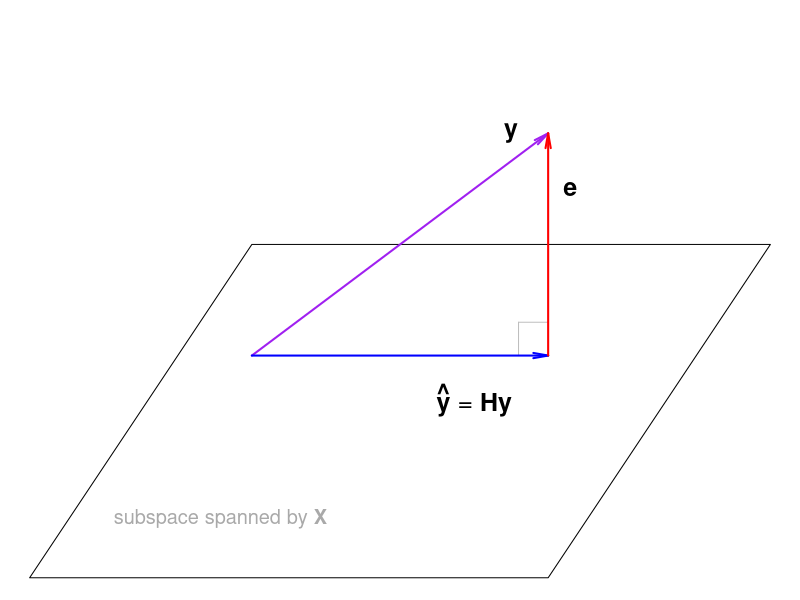

Write the R code that produced this figure.
## ---- chunk 1
knitr::opts_chunk$set(echo = FALSE)
## ---- chunk 2
pgram <- data.frame(x = c(0, 3, 10, 7, 0), y = c(0, 3, 3, 0, 0))

## empty plot space
par(mai = rep(0,4), omi = rep(0, 4))
plot(c(0,10), c(0,5), type = "n", xaxt = "n", yaxt = "n",
     bty = "n", xlab = "", ylab = "")
## parallelogram
lines(pgram[,1], pgram[,2])
text(1, 0.5, expression(paste("subspace spanned by ",bold(X))),
     pos = 4, cex = 1.2, col = "darkgray")
## perpendicular
lines(c(6.6,6.6),c(2,2.3), col = "gray")
lines(c(6.6,7),c(2.3,2.3), col = "gray")
## vectors
## data
arrows(3, 2, 7, 4, length = 0.15, angle = 10, lwd = 2, col ="purple")
text(6.5, 4, expression(bold(y)), cex = 1.5)
## yhat
arrows(3, 2, 7, 2, length = 0.15, angle = 10, lwd = 2, col ="blue")
text(6, 1.6, expression(paste(bold(hat(y))," = ",bold(Hy))), cex = 1.5)
## errors
arrows(7, 2, 7, 4, length = 0.15, angle = 10, lwd = 2, col ="red")
text(7.3, 3.5, expression(bold(e)), cex = 1.5)
